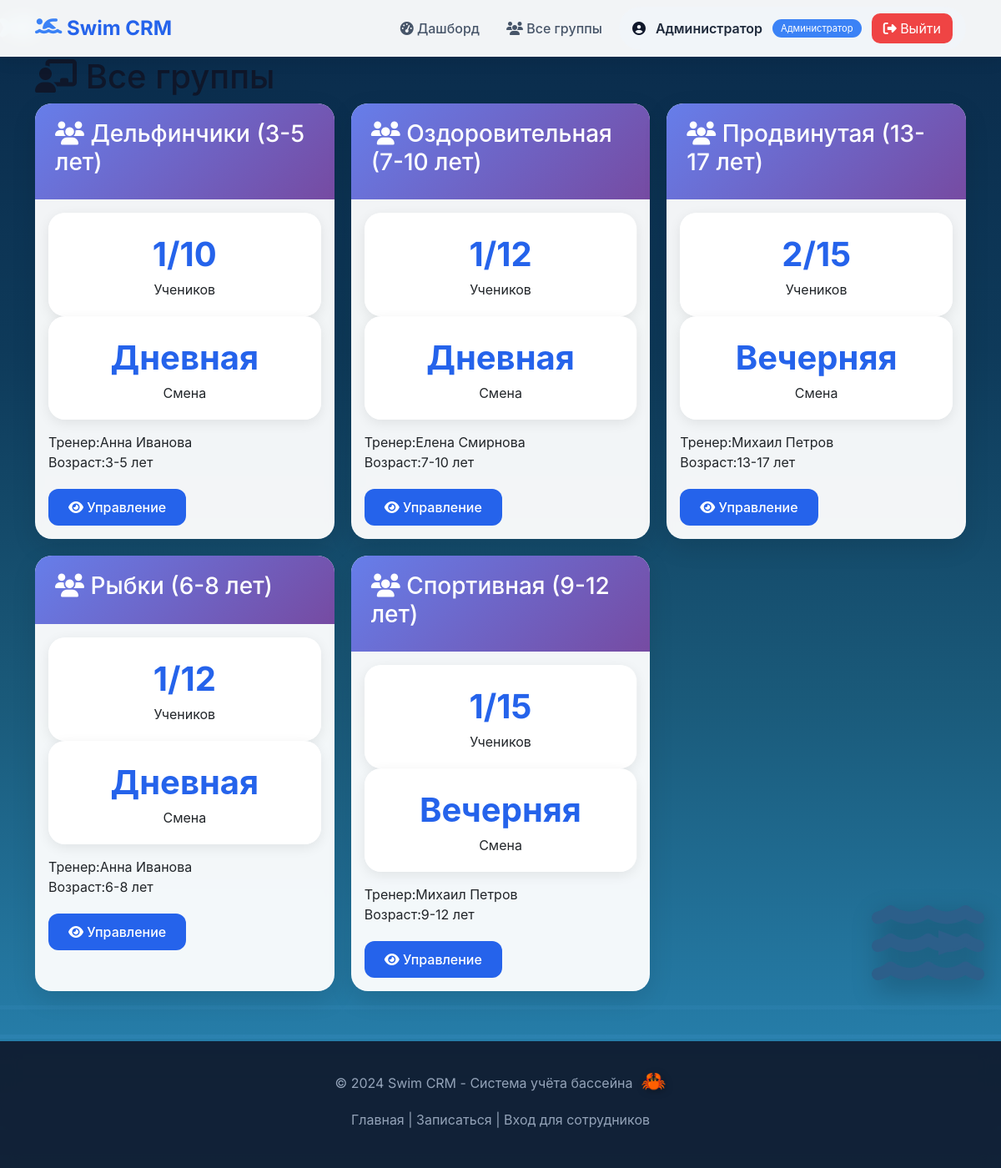
Screenshot of /trainer/dashboard (signed in) with the database file from the repository.
### tables this page shows
CREATE TABLE admins (
                id INTEGER PRIMARY KEY AUTOINCREMENT,
                full_name VARCHAR(255) NOT NULL,
                login VARCHAR(100) NOT NULL UNIQUE,
                password_hash VARCHAR(255) NOT NULL,
                email VARCHAR(255),
                phone VARCHAR(20),
                created_at TIMESTAMP DEFAULT CURRENT_TIMESTAMP,
                updated_at TIMESTAMP DEFAULT CURRENT_TIMESTAMP
            );

CREATE TABLE groups (
                id INTEGER PRIMARY KEY AUTOINCREMENT,
                name VARCHAR(100) NOT NULL,
                trainer_id INTEGER,
                min_age INTEGER DEFAULT 3,
                max_age INTEGER DEFAULT 17,
                swimming_year INTEGER DEFAULT 1,
                max_students INTEGER DEFAULT 15,
                shift VARCHAR(10) CHECK (shift IN ('day', 'evening')),
                is_active BOOLEAN DEFAULT 1,
                FOREIGN KEY (trainer_id) REFERENCES trainers(id) ON DELETE SET NULL
            );

### main.py (the view)
@app.get("/trainer/dashboard", response_class=HTMLResponse)
async def trainer_dashboard(
    request: Request,
    current_user = Depends(get_current_user),
    db_cursor = Depends(get_db)
):
    require_trainer_or_admin(current_user)
    if current_user["type"] == "admin":
        db_cursor.execute(
            """
            SELECT g.id, g.name, g.min_age, g.max_age, g.max_students, g.shift,
                   t.full_name as trainer_name, COUNT(e.id) as enrolled
            FROM groups g
            LEFT JOIN trainers t ON g.trainer_id = t.id
            LEFT JOIN enrollments e ON e.group_id = g.id AND e.is_active = 1
            GROUP BY g.id
            ORDER BY g.name
            """
        )
    else:  # тренер
        db_cursor.execute(
            """
            SELECT g.id, g.name, g.min_age, g.max_age, g.max_students, g.shift,
                   t.full_name as trainer_name, COUNT(e.id) as enrolled
            FROM groups g
            LEFT JOIN trainers t ON g.trainer_id = t.id
            LEFT JOIN enrollments e ON e.group_id = g.id AND e.is_active = 1
            WHERE g.trainer_id = ?
            GROUP BY g.id
            ORDER BY g.name
            """,
            (current_user["id"],)
        )
    groups = db_cursor.fetchall()
    return templates.TemplateResponse(
        request,
        "trainer_dashboard.html",
        {
            "request": request,
            "groups": groups,
            "current_user": current_user
        }
    )

### templates/trainer_dashboard.html (shortened to what this page needs)
{% extends "base.html" %}
{% block content %}
<div class="container">
    <div class="page-header">
        <h1><i class="fas fa-chalkboard-user"></i> {{ 'Все группы' if current_user.type == 'admin' else 'Мои группы' }}</h1>
    </div>
    {% if groups %}
        <div class="groups-grid" style="display: grid; grid-template-columns: repeat(auto-fill, minmax(350px, 1fr)); gap: 20px;">
            {% for group in groups %}
                <div class="card">
                    <div class="card-header" style="background: linear-gradient(135deg, #667eea 0%, #764ba2 100%);">
                        <h3><i class="fas fa-users"></i> {{ group.name }}</h3>
                    </div>
                    <div class="card-body">
                        <div class="stats-grid" style="grid-template-columns: repeat(2, 1fr); margin-bottom: 15px;">
                            <div class="stat-card"><div class="stat-number">{{ group.enrolled or 0 }}/{{ group.max_students }}</div><div class="stat-label">Учеников</div></div>
                            <div class="stat-card"><div class="stat-number">{{ 'Дневная' if group.shift == 'day' else 'Вечерняя' }}</div><div class="stat-label">Смена</div></div>
                        </div>
                        <div class="info-item"><label>Тренер:</label><span>{{ group.trainer_name or 'Не назначен' }}</span></div>
                        <div class="info-item"><label>Возраст:</label><span>{{ group.min_age }}-{{ group.max_age }} лет</span></div>
                        <div class="form-actions" style="margin-top: 20px;">
                            <a href="/trainer/group/{{ group.id }}" class="btn btn-primary"><i class="fas fa-eye"></i> Управление</a>
                        </div>
                    </div>
                </div>
            {% endfor %}
        </div>
    {% endif %}
</div>
{% endblock %}

### templates/base.html (shortened to what this page needs)
<!DOCTYPE html>
<html lang="ru">
<head>
    <link href="https://cdn.jsdelivr.net/npm/bootstrap@5.3.0/dist/css/bootstrap.min.css" rel="stylesheet">
    <link rel="stylesheet" href="https://cdnjs.cloudflare.com/ajax/libs/font-awesome/6.4.0/css/all.min.css">
</head>
<body>
    <div class="water-background">
        <div class="wave"></div>
        <div class="wave"></div>
    </div>
    <div class="dolphin dolphin-1">
    </div>
    <div class="dolphin dolphin-2">
    </div>
    <div class="dolphin dolphin-3">
    </div>
    <div class="dolphin dolphin-4">
    </div>
    <div class="whale">
        <i class="fas fa-water"></i>
        <div class="whale-mouth"></div>
    </div>
    <nav class="navbar navbar-expand-lg">
        <div class="container">
            <a class="navbar-brand" href="/">
                <i class="fas fa-swimmer"></i>
                <span>Swim CRM</span>
            </a>
            <div class="collapse navbar-collapse" id="navbarNav">
                <ul class="navbar-nav ms-auto align-items-center gap-2">
                    {% if current_user %}
                        {% if current_user.type == 'parent' %}
                            <li class="nav-item"><a class="nav-link" href="/parent/profile"><i class="fas fa-user"></i> Мои дети</a></li>
                        {% elif current_user.type == 'trainer' %}
                            <li class="nav-item"><a class="nav-link" href="/trainer/dashboard"><i class="fas fa-chalkboard-user"></i> Мои группы</a></li>
                        {% elif current_user.type == 'admin' %}
                            <li class="nav-item"><a class="nav-link" href="/dashboard"><i class="fas fa-tachometer-alt"></i> Дашборд</a></li>
                            <li class="nav-item"><a class="nav-link" href="/trainer/dashboard"><i class="fas fa-users"></i> Все группы</a></li>
                        {% endif %}
                        <li class="nav-item">
                            <div class="user-info">
                                <i class="fas fa-user-circle"></i>
                                <span class="user-name">{{ current_user.name }}</span>
                                <span class="user-type">
                                    {% if current_user.type == 'parent' %}Родитель
                                    {% elif current_user.type == 'trainer' %}Тренер
                                    {% else %}Администратор{% endif %}
                                </span>
                                <a href="/logout" class="logout-btn" style="background: #ef4444; color: white; padding: 6px 14px; border-radius: 10px; text-decoration: none;">
                                    <i class="fas fa-sign-out-alt"></i> Выйти
                                </a>
                            </div>
                        </li>
                    {% else %}
                        <li class="nav-item"><a class="nav-link" href="/login"><i class="fas fa-sign-in-alt"></i> Вход</a></li>
                        <li class="nav-item"><a class="btn btn-primary" href="/apply"><i class="fas fa-pen"></i> Записаться</a></li>
                    {% endif %}
                </ul>
            </div>
        </div>
    </nav>
    <main class="fade-in">
        {% block content %}
        {% endblock %}
    </main>
    <footer class="footer">
        <p>&copy; 2024 Swim CRM - Система учёта бассейна</p>
        <p class="mt-2">
            <a href="/">Главная</a> |
            <a href="/apply">Записаться</a> |
            <a href="/login">Вход для сотрудников</a>
        </p>
    </footer>
<div class="ocean-background" id="oceanBackground"></div>
</body>
</html>

### templates/base.html (style rules this page uses)
* { margin: 0; padding: 0; box-sizing: border-box; }
body { font-family: 'Inter', -apple-system, BlinkMacSystemFont, 'Segoe UI', Roboto, sans-serif; min-height: 100vh; color: #0f172a; position: relative; overflow-x: hidden; background: #0a2a4a; }
.water-background { position: fixed; top: 0; left: 0; width: 100%; height: 100%; z-index: 0; overflow: hidden; background: linear-gradient(180deg, #0a2a4a 0%, #0e3a5a 30%, #1a5a7a 60%, #2a8aba 100%); }
.wave { position: absolute; width: 200%; height: 100px; background: repeating-linear-gradient( transparent 0px, transparent 30px, rgba(100, 180, 250, 0.3) 30px, rgba(100, 180, 250, 0.3) 35px, transparent 35px, transparent 65px, rgba(80, 160, 230, 0.2) 65px, rgba(80, 160, 230, 0.2) 70px ); bottom: 0; left: -50%; animation: waveMoveLeft 8s linear infinite; }
.wave:nth-child(4) { bottom: 150px; height: 40px; animation-duration: 7s; opacity: 0.3; animation-delay: 0.5s; }
.wave:nth-child(5) { bottom: 190px; height: 35px; animation-duration: 9s; opacity: 0.25; animation-delay: 3s; }
.dolphin { position: absolute; font-size: 45px; cursor: pointer; filter: drop-shadow(2px 4px 6px rgba(0,0,0,0.2)); z-index: 2; }
.dolphin-1 { animation: dolphinSwim1 14s ease-in-out infinite; }
.dolphin-2 { animation: dolphinSwim2 16s ease-in-out infinite; animation-delay: 3s; }
.dolphin-3 { animation: dolphinSwim3 18s ease-in-out infinite; animation-delay: 6s; }
.dolphin-4 { animation: dolphinSwim4 20s ease-in-out infinite; animation-delay: 9s; }
.whale { position: fixed; right: -200px; bottom: 15%; z-index: 15; cursor: pointer; animation: whaleEnter 2s ease-out forwards; }
.whale i { font-size: 120px; color: #2c5f8a; filter: drop-shadow(5px 10px 15px rgba(0,0,0,0.3)); transition: transform 0.3s; }
.whale-mouth { position: absolute; top: 45px; right: 15px; width: 0; height: 0; border-left: 40px solid #2c5f8a; border-top: 15px solid transparent; border-bottom: 15px solid transparent; transition: all 0.3s; }
.navbar { background: rgba(255, 255, 255, 0.95); backdrop-filter: blur(10px); box-shadow: 0 4px 20px rgba(0, 0, 0, 0.08); position: sticky; top: 0; z-index: 1000; }
.navbar-brand { font-weight: 700; color: #2563eb !important; font-size: 1.5rem; }
.navbar-brand i { font-size: 1.8rem; color: #3b82f6; }
.nav-link { color: #475569 !important; font-weight: 500; transition: all 0.3s ease; border-radius: 10px; margin: 0 4px; }
.user-info { background: #f1f5f9; padding: 8px 16px; border-radius: 40px; display: flex; align-items: center; gap: 12px; }
.user-name { font-weight: 600; color: #1e293b; }
.user-type { font-size: 0.7rem; padding: 3px 10px; border-radius: 20px; background: #3b82f6; color: white; }
.logout-btn { background: #ef4444 !important; color: white !important; border-radius: 8px; padding: 6px 14px; }
.btn { border-radius: 12px; font-weight: 500; padding: 10px 24px; transition: all 0.3s ease; }
.btn-primary { background: #2563eb; border: none; }
.card { border: none; border-radius: 20px; box-shadow: 0 10px 30px rgba(0, 0, 0, 0.1); transition: all 0.3s ease; background: rgba(255, 255, 255, 0.95); backdrop-filter: blur(5px); overflow: hidden; }
.card-header { background: linear-gradient(135deg, #2563eb 0%, #3b82f6 100%); color: white; border: none; padding: 20px 24px; }
.container { position: relative; z-index: 10; }
.footer { background: rgba(15, 23, 42, 0.9); backdrop-filter: blur(10px); color: #94a3b8; text-align: center; padding: 30px; margin-top: 60px; position: relative; z-index: 10; }
.footer a { color: #94a3b8; text-decoration: none; transition: color 0.3s; }
.fade-in { animation: fadeInUp 0.6s ease; }
.stat-card { background: rgba(255, 255, 255, 0.95); backdrop-filter: blur(5px); border-radius: 20px; padding: 20px; text-align: center; box-shadow: 0 4px 15px rgba(0, 0, 0, 0.08); }
.stat-number { font-size: 2.5rem; font-weight: 700; color: #2563eb; }
.ocean-background { position: fixed; top: 0; left: 0; width: 100%; height: 100%; z-index: -1; overflow: hidden; pointer-events: none; }

### rows the page displays
admins: name "Администратор"
groups: name "Дельфинчики (3-5 лет)", enrolled "1", max_students "10", shift "Дневная", trainer_name "Анна Иванова", min_age "3", max_age "5"
groups: name "Оздоровительная (7-10 лет)", enrolled "1", max_students "12", shift "Дневная", trainer_name "Елена Смирнова", min_age "7", max_age "10"
groups: name "Продвинутая (13-17 лет)", trainer "2", max_students "15", shift "Вечерняя", trainer_name "Михаил Петров", min_age "13", max_age "17"
groups: name "Рыбки (6-8 лет)", enrolled "1", max_students "12", shift "Дневная", trainer_name "Анна Иванова", min_age "6", max_age "8"
groups: name "Спортивная (9-12 лет)", is_active "1", max_students "15", shift "Вечерняя", trainer_name "Михаил Петров", min_age "9", max_age "12"
